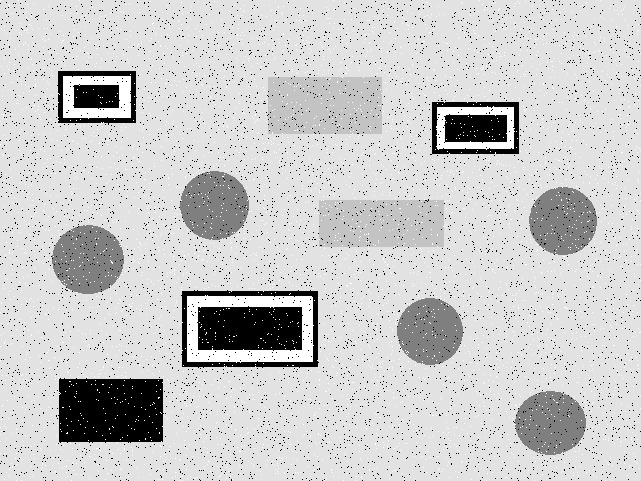
#> input picture img_py/img13.jpeg, 641 x 481 px
$ jupyter execute exam.ipynb
#> lines starting #> are read from the running program, lines starting #| are printed output that depends on the picture; after the words box and inside, x2 and y2 are one past the last pixel; in counts of white or black regions, pixels touching at a corner belong together
*Librería*

[cell 1]
import cv2

*Lectura de Imagen*

[cell 2]
img=cv2.imread('img_py/img13.jpeg')
#> img is the input picture: shape (481, 641, 3); min 0, max 255, mean 203.1
cv2.imshow('IMG',img)
cv2.waitKey(0)
cv2.destroyAllWindows()

*Filtro*

[cell 3]
import cv2
import numpy as np

img = cv2.imread('img_py/img13.jpeg',0)
#> img: shape (481, 641); min 0, max 255, mean 203.1

fil,col = img.shape
#> fil = 481; col = 641

imgM=np.zeros((fil-2,col-2),np.uint8)

for j in range(1,fil-1):
    for i in range(1,col-1):
        a=img[j-1,i-1]
        b=img[j,i-1]
        c=img[j+1,i-1]
        d=img[j-1,i]
        e=img[j,i]
        f=img[j+1,i]
        g=img[j-1,i+1]
        h=img[j,i+1]
        k=img[j+1,i+1]

        A_p=[[a,b,c,d,e,f,g,h,k]]
        #Determinación de mediana
        pix=np.median(A_p)
        #Sobreescribimos los pixeles
        imgM[j-1,i-1]=pix
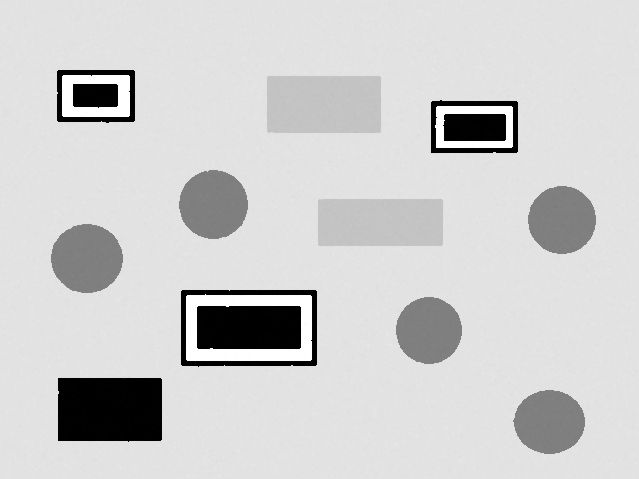
#> imgM: shape (479, 639); min 0, max 255, mean 206.1

cv2.imshow('Imagen Original',img)
cv2.imshow('Filtro de la mediana',imgM)

cv2.waitKey(0)
cv2.destroyAllWindows()

*Histograma*

[cell 4]
import cv2
import matplotlib.pyplot as plt

hist=cv2.calcHist(imgM,[0], None, [256], [0,255])
#> hist = 256 values, max 359 at index 226, min 0 at index 0, mean 2.5
plt.plot(hist)
plt.show()
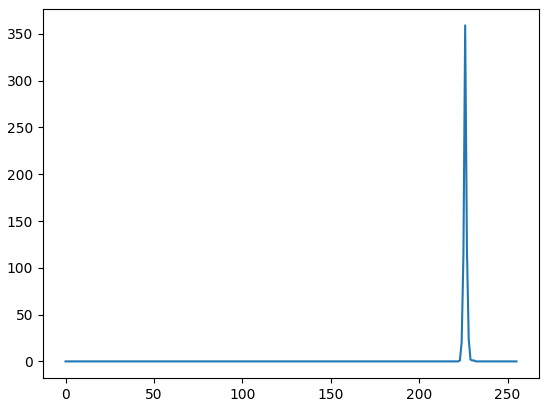
#> figure drawn by matplotlib, 1 panel; curve peaks at x = 226, y = 359
cv2.imshow('IMG',imgM)
cv2.waitKey(0)
cv2.destroyAllWindows()

*Binarizacion*

[cell 5]
import cv2

_,imgB=cv2.threshold(imgM,150,255,cv2.THRESH_BINARY) #
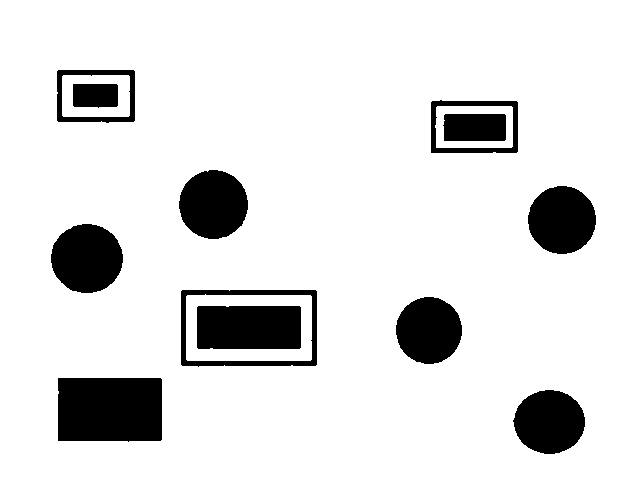
#> imgB: shape (479, 639); 88.1% white; 12 black regions, largest, box (x1, y1, x2, y2) and area: (58, 378, 162, 442) 6548, (197, 306, 301, 349) 4462, (51, 224, 123, 293) 3883

cv2.imshow('IMG',imgM)
cv2.imshow('IMG2',imgB)
cv2.waitKey(0)
cv2.destroyAllWindows()

*Intervalo de Umbral Binario Invertido*

[cell 6]
import cv2
import numpy as np

imgO= np.zeros(imgM.shape,np.uint8)
rows = imgM.shape[0]
#> rows = 479
cols = imgM.shape[1]
#> cols = 639

for j in range(rows):
    for i in range(cols):
        if imgM[j,i]<=100 or imgM[j,i]>=150:
            imgO[j,i]=0
        else:
            imgO[j,i]=255
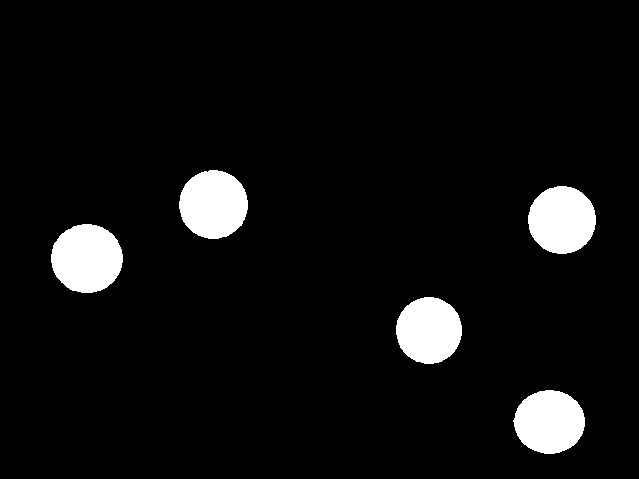
#> imgO: shape (479, 639); 6% white; 5 white regions

cv2.imshow('IMG',imgM)
cv2.imshow('IMG2',imgO)
cv2.waitKey(0)
cv2.destroyAllWindows()

*Conteo de círculos*

[cell 7]
#DIBUJAR CONTORNOS , CONTAR OBJETOs
import cv2
import matplotlib.pyplot as plt

#
contornos,_=cv2.findContours(imgO.copy(),cv2.RETR_EXTERNAL,cv2.CHAIN_APPROX_NONE)
cv2.drawContours(img,contornos,-1, (0,255,0),1)
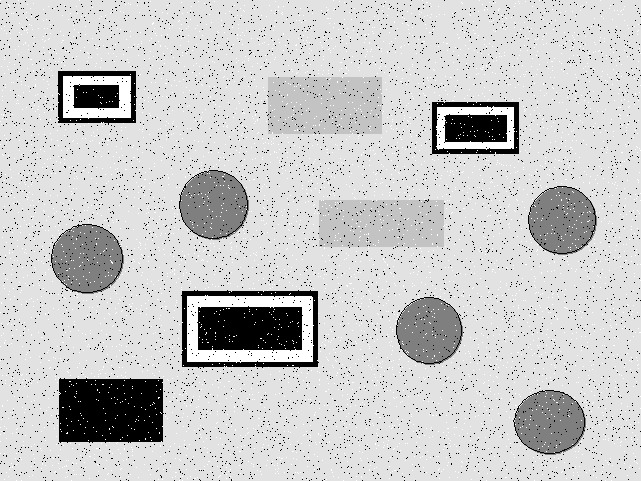
#> img: shape (481, 641); min 0, max 255, mean 202.6

cont=0
for contour in contornos:
    cont=cont+1
    x,y,w,h=cv2.boundingRect(contour)
    cv2.rectangle(img,(x,y),(x+w,y+h),(100,255,100),1)
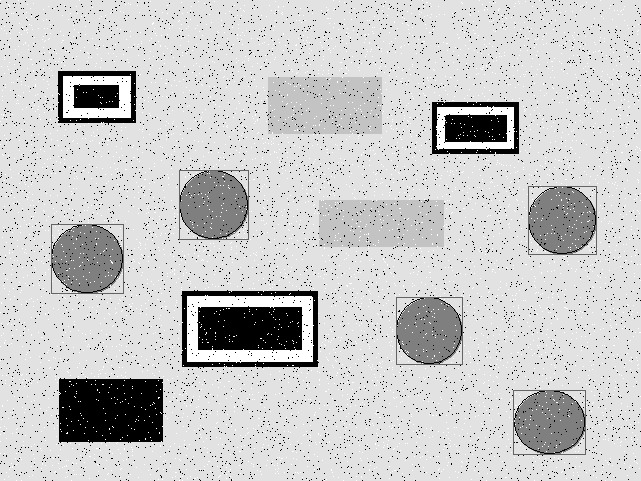
#> img: shape (481, 641); 0.44% of pixels changed, all inside (x1, y1, x2, y2) = (51, 170, 597, 455)
#> after the loop, cont = 5
print(cont)
#| 5
#

$ run again, with img_py/fruta.bmp saved as img_py/img13.jpeg
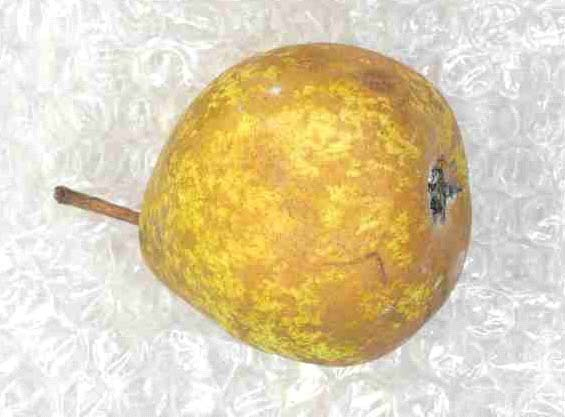
#> input picture img_py/fruta.bmp, 565 x 417 px
#> img is the input picture: shape (417, 565, 3); mean B, G, R 174.8, 208.7, 222.9
#> hist = 256 values, max 32 at index 220, min 0 at index 0, mean 2.17
#> `_,imgB=cv2.threshold(imgM,150,255,cv2.THRESH_BINARY)`:
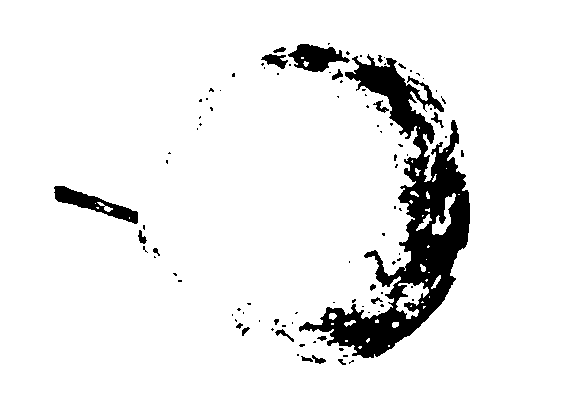
#> imgB: shape (415, 563); 92.3% white; 100 black regions (78 under 20 px), largest, box (x1, y1, x2, y2) and area: (299, 54, 470, 358) 14425, (54, 186, 138, 224) 1092, (288, 44, 350, 72) 986
#> after the loop `for contour in contornos:`:
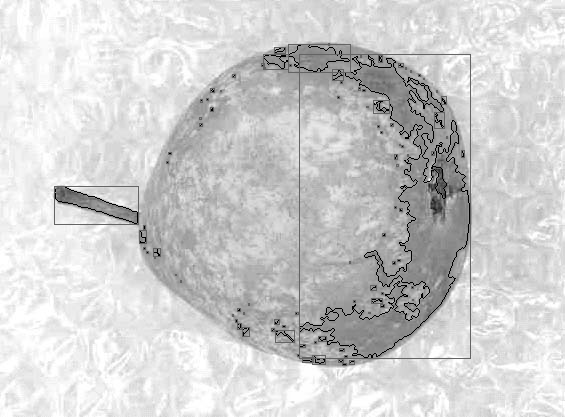
#> img: shape (417, 565); min 0, max 255, mean 206.6
#> after the loop `for contour in contornos:`: cont = 92
#| 92
